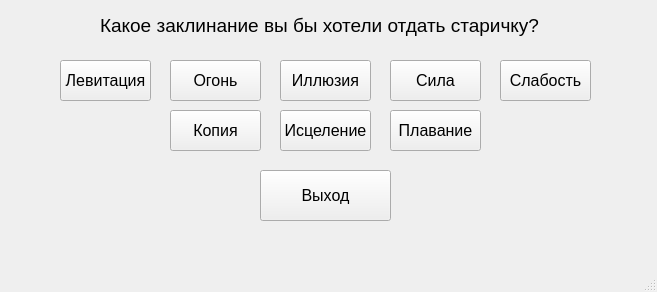
<?xml version="1.0" encoding="UTF-8"?>
<ui version="4.0">
 <class>MainWindow</class>
 <widget class="QMainWindow" name="MainWindow">
  <property name="geometry">
   <rect>
    <x>0</x>
    <y>0</y>
    <width>657</width>
    <height>292</height>
   </rect>
  </property>
  <property name="windowTitle">
   <string>MainWindow</string>
  </property>
  <widget class="QWidget" name="centralwidget">
   <widget class="QPushButton" name="pushButton">
    <property name="geometry">
     <rect>
      <x>60</x>
      <y>60</y>
      <width>91</width>
      <height>41</height>
     </rect>
    </property>
    <property name="font">
     <font>
      <pointsize>12</pointsize>
     </font>
    </property>
    <property name="text">
     <string>Левитация</string>
    </property>
   </widget>
   <widget class="QPushButton" name="pushButton_2">
    <property name="geometry">
     <rect>
      <x>170</x>
      <y>60</y>
      <width>91</width>
      <height>41</height>
     </rect>
    </property>
    <property name="font">
     <font>
      <pointsize>12</pointsize>
     </font>
    </property>
    <property name="text">
     <string>Огонь</string>
    </property>
   </widget>
   <widget class="QPushButton" name="pushButton_3">
    <property name="geometry">
     <rect>
      <x>280</x>
      <y>60</y>
      <width>91</width>
      <height>41</height>
     </rect>
    </property>
    <property name="font">
     <font>
      <pointsize>12</pointsize>
     </font>
    </property>
    <property name="text">
     <string>Иллюзия</string>
    </property>
   </widget>
   <widget class="QPushButton" name="pushButton_4">
    <property name="geometry">
     <rect>
      <x>390</x>
      <y>60</y>
      <width>91</width>
      <height>41</height>
     </rect>
    </property>
    <property name="font">
     <font>
      <pointsize>12</pointsize>
     </font>
    </property>
    <property name="text">
     <string>Сила</string>
    </property>
   </widget>
   <widget class="QPushButton" name="pushButton_5">
    <property name="geometry">
     <rect>
      <x>500</x>
      <y>60</y>
      <width>91</width>
      <height>41</height>
     </rect>
    </property>
    <property name="font">
     <font>
      <pointsize>12</pointsize>
     </font>
    </property>
    <property name="text">
     <string>Слабость</string>
    </property>
   </widget>
   <widget class="QPushButton" name="pushButton_6">
    <property name="geometry">
     <rect>
      <x>170</x>
      <y>110</y>
      <width>91</width>
      <height>41</height>
     </rect>
    </property>
    <property name="font">
     <font>
      <pointsize>12</pointsize>
     </font>
    </property>
    <property name="text">
     <string>Копия</string>
    </property>
   </widget>
   <widget class="QPushButton" name="pushButton_7">
    <property name="geometry">
     <rect>
      <x>280</x>
      <y>110</y>
      <width>91</width>
      <height>41</height>
     </rect>
    </property>
    <property name="font">
     <font>
      <pointsize>12</pointsize>
     </font>
    </property>
    <property name="text">
     <string>Исцеление</string>
    </property>
   </widget>
   <widget class="QPushButton" name="pushButton_8">
    <property name="geometry">
     <rect>
      <x>390</x>
      <y>110</y>
      <width>91</width>
      <height>41</height>
     </rect>
    </property>
    <property name="font">
     <font>
      <pointsize>12</pointsize>
     </font>
    </property>
    <property name="text">
     <string>Плавание</string>
    </property>
   </widget>
   <widget class="QPushButton" name="pushButton_9">
    <property name="geometry">
     <rect>
      <x>260</x>
      <y>170</y>
      <width>131</width>
      <height>51</height>
     </rect>
    </property>
    <property name="font">
     <font>
      <pointsize>12</pointsize>
     </font>
    </property>
    <property name="text">
     <string>Выход</string>
    </property>
   </widget>
   <widget class="QLabel" name="label">
    <property name="geometry">
     <rect>
      <x>100</x>
      <y>10</y>
      <width>441</width>
      <height>31</height>
     </rect>
    </property>
    <property name="font">
     <font>
      <pointsize>14</pointsize>
     </font>
    </property>
    <property name="text">
     <string>Какое заклинание вы бы хотели отдать старичку?</string>
    </property>
   </widget>
  </widget>
  <widget class="QMenuBar" name="menubar">
   <property name="geometry">
    <rect>
     <x>0</x>
     <y>0</y>
     <width>657</width>
     <height>21</height>
    </rect>
   </property>
  </widget>
  <widget class="QStatusBar" name="statusbar"/>
 </widget>
 <resources/>
 <connections/>
</ui>
